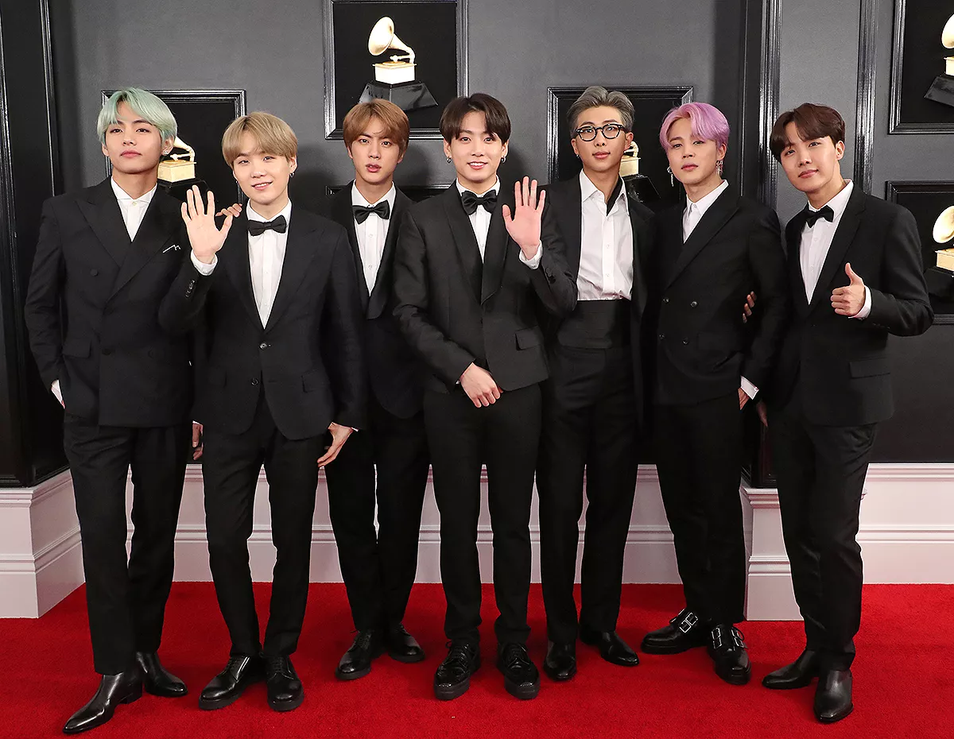
#> input picture OpenCV/bts.png, 954 x 739 px, shrunk from 1200 x 930 before the run
$ jupyter execute face_detection.ipynb
#> lines starting #> are read from the running program, lines starting #| are printed output that depends on the picture; after the words box and inside, x2 and y2 are one past the last pixel; in counts of white or black regions, pixels touching at a corner belong together
[cell 1]
import cv2
import matplotlib.pyplot as plt

# Load the image
image_path = 'bts.png'
image = cv2.imread(image_path)
#> image is the input picture: shape (739, 954, 3); mean B, G, R 53.3, 53.5, 78.6

# Convert the image from BGR to RGB
image_rgb = cv2.cvtColor(image, cv2.COLOR_BGR2RGB)

# Display the original image using matplotlib
plt.imshow(image_rgb)
plt.title('Original Image')
plt.axis('off')
plt.show()

[cell 2]
import cv2
import matplotlib.pyplot as plt

# Read image
img = cv2.imread("bts.png", cv2.IMREAD_GRAYSCALE)
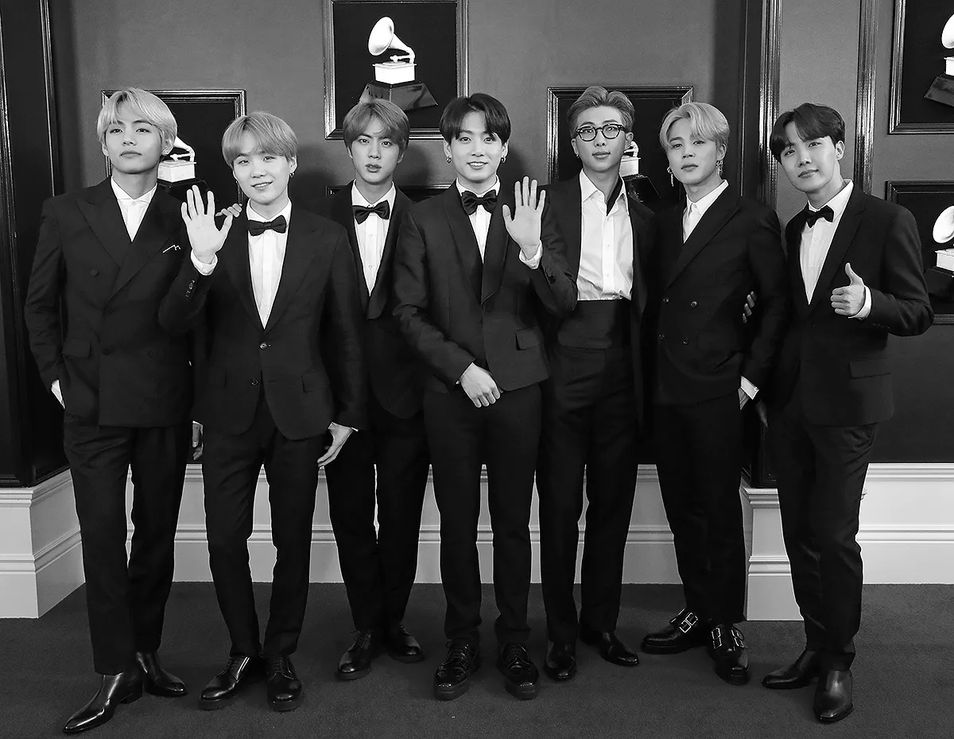
#> img: shape (739, 954); min 0, max 255, mean 60.5

# Apply Canny edge detection
edges = cv2.Canny(img, 50, 150)
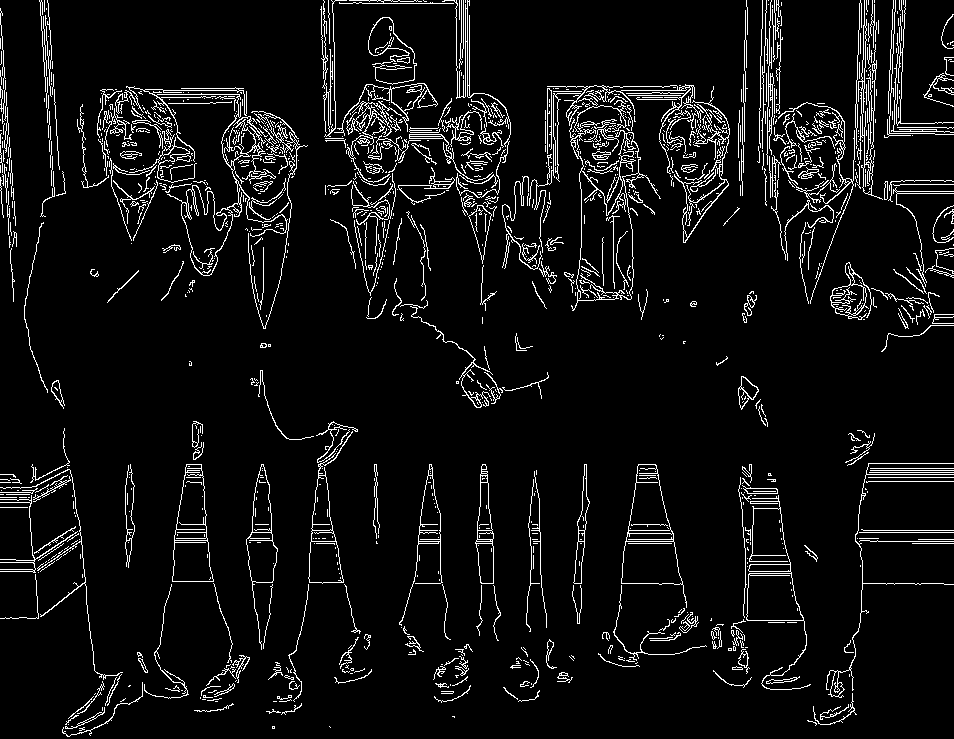
#> edges: shape (739, 954); 6.4% white in thin lines or dots

plt.imshow(edges, cmap='gray')
plt.title('Canny Edges')

plt.tight_layout()
plt.axis('off')
plt.show()

[cell 3]
import cv2
import matplotlib.pyplot as plt

# Load the pre-trained Haar Cascade classifier for face detection
face_cascade = cv2.CascadeClassifier(cv2.data.haarcascades + 'haarcascade_frontalface_default.xml')

# Load the image
image_path = 'bts.png'
image = cv2.imread(image_path)

# Convert the image to grayscale
gray = cv2.cvtColor(image, cv2.COLOR_BGR2GRAY)

# Detect faces in the grayscale image
faces = face_cascade.detectMultiScale(gray, scaleFactor=1.1, minNeighbors=5, minSize=(30, 30))
#> faces = [[341, 117, 66, 66], [564, 102, 71, 71], [445, 114, 65, 65], [655, 117, 66, 66], [224, 132, 68, 68], [90, 99, 77, 77], [786, 117, 72, 72]]

# Draw rectangles around the detected faces
for (x, y, w, h) in faces:
    cv2.rectangle(image, (x, y), (x + w, y + h), (0, 0, 255), 2)  # Red color in BGR
#> this loop made 7 passes
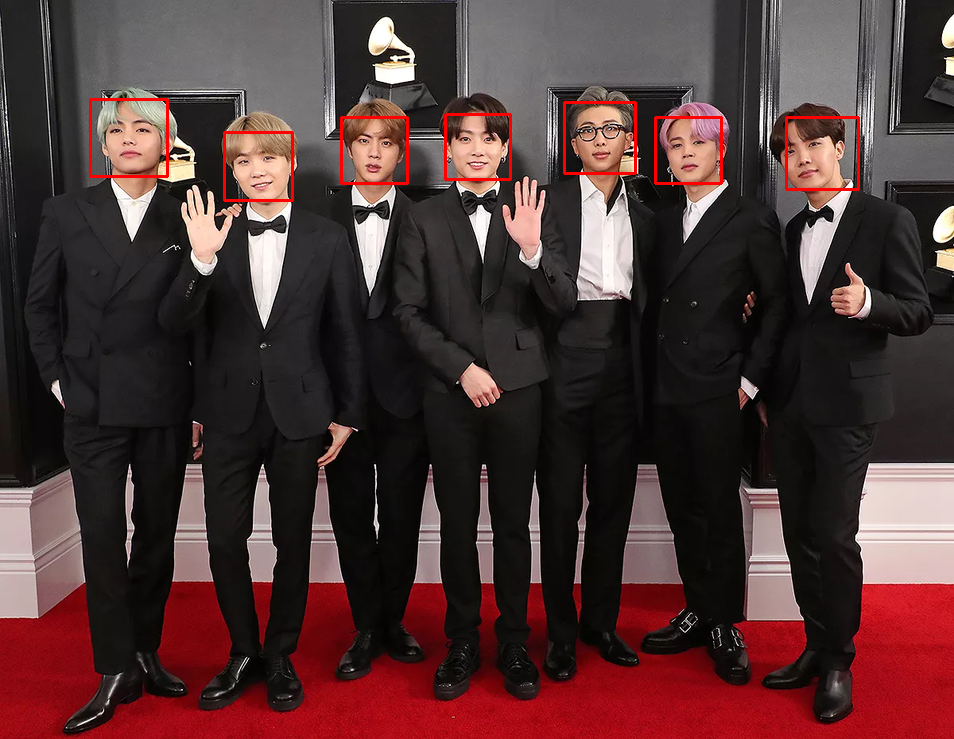
#> image: shape (739, 954, 3); 0.82% of pixels changed, all inside (x1, y1, x2, y2) = (89, 98, 860, 202)

# Convert the image with rectangles from BGR to RGB for displaying with matplotlib
image_rgb = cv2.cvtColor(image, cv2.COLOR_BGR2RGB)

# Display the resulting image using matplotlib
plt.imshow(image_rgb)
plt.title('Face Detection')
plt.axis('off')
plt.show()

# Optionally, save the result
output_path = 'bts_detected_faces.jpg'
cv2.imwrite(output_path, image)
#> Out = True
